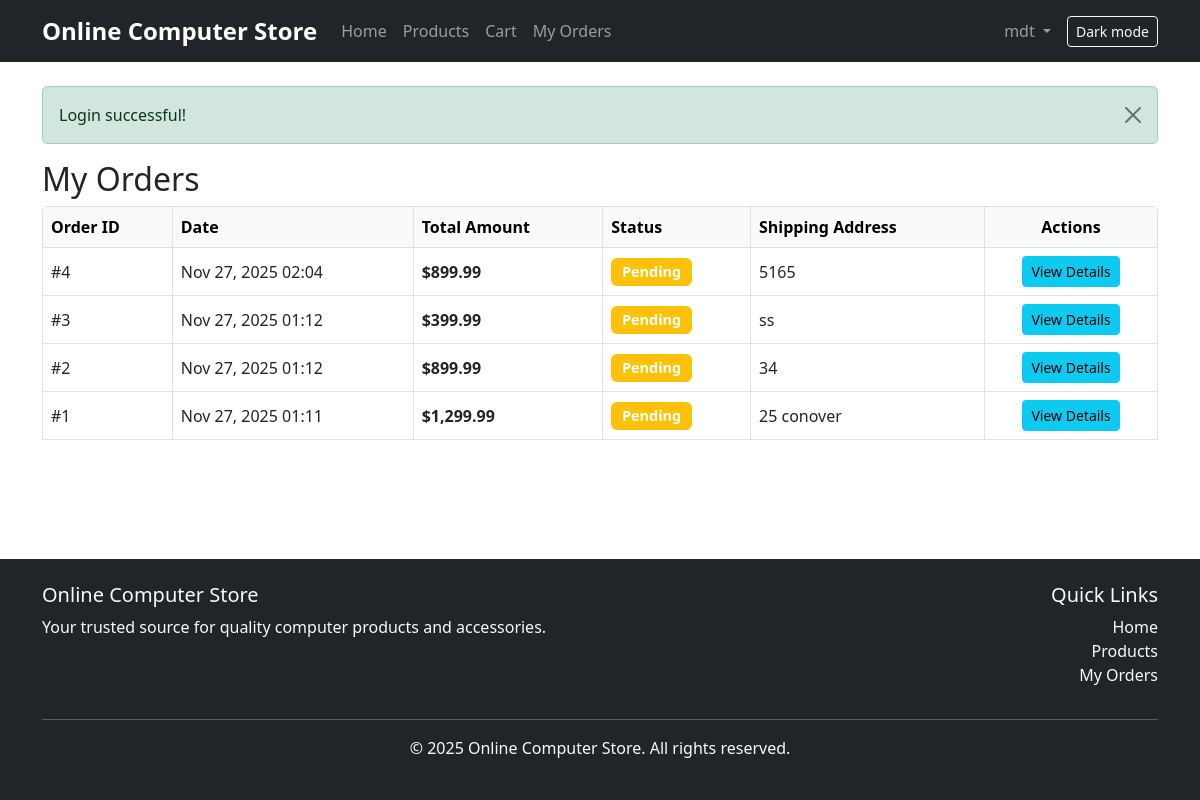
Page /order-history.php (signed in) on the committed database.
### tables this page shows
CREATE TABLE `orders` (
  `id` int(11) NOT NULL,
  `user_id` int(11) NOT NULL,
  `full_name` varchar(255) NOT NULL,
  `total_amount` decimal(10,2) NOT NULL,
  `status` enum('pending','processing','shipped','delivered','cancelled') DEFAULT 'pending',
  `shipping_address` text NOT NULL,
  `phone` varchar(20) DEFAULT NULL,
  `payment_method` varchar(50) NOT NULL DEFAULT 'card',
  `payment_status` varchar(50) NOT NULL DEFAULT 'paid',
  `card_last4` char(4) DEFAULT NULL,
  `created_at` timestamp NOT NULL DEFAULT current_timestamp()
);

### includes/config.php (called while the page is built, shortened)
<?php
function formatPrice($price) {
    return '$' . number_format($price, 2);
}
function h($string) {
    return htmlspecialchars($string, ENT_QUOTES, 'UTF-8');
}

### order-history.php (the view, shortened to what this page needs)
<?php
require_once 'includes/config.php';
$pdo = getDB();
$stmt = $pdo->prepare("
    SELECT *
    FROM orders
    WHERE user_id = ?
    ORDER BY created_at DESC
");
$stmt->execute([$_SESSION['user_id']]);
$orders = $stmt->fetchAll();
include 'includes/header.php';
?>
<h2>My Orders</h2>
<?php if (empty($orders)): ?>
    <div class="alert alert-info">
        <p>You have no orders yet.</p>
        <a href="products.php" class="btn btn-primary">Start Shopping</a>
    </div>
<?php else: ?>
    <div class="table-responsive mb-4">
        <table class="table table-bordered align-middle">
            <thead class="table-light">
                <tr>
                    <th>Order ID</th>
                    <th>Date</th>
                    <th>Total Amount</th>
                    <th>Status</th>
                    <th>Shipping Address</th>
                    <th class="text-center">Actions</th>
                </tr>
            </thead>
            <tbody>
                <?php
                foreach ($orders as $order):
                    $shortAddress = mb_strimwidth($order['shipping_address'], 0, 40, '...');
                ?>
                    <tr>
                        <td>#<?php echo $order['id']; ?></td>
                        <td><?php echo date('M d, Y H:i', strtotime($order['created_at'])); ?></td>
                        <td><strong><?php echo formatPrice($order['total_amount']); ?></strong></td>
                        <td>
                            <?php
                            $statusClass = match($order['status']) {
                                'pending'    => 'warning',
                                'processing' => 'info',
                                'shipped'    => 'primary',
                                'delivered'  => 'success',
                                'cancelled'  => 'danger',
                                default      => 'secondary'
                            };
                            ?>
                            <span class="badge bg-<?php echo $statusClass; ?>">
                                <?php echo ucfirst($order['status']); ?>
                            </span>
                        </td>
                        <td><?php echo h($shortAddress); ?></td>
                        <td class="text-center">
                            <button
                                type="button"
                                class="btn btn-sm btn-info"
                                data-bs-toggle="modal"
                                data-bs-target="#orderModal<?php echo $order['id']; ?>"
                            >
                                View Details
                            </button>
                        </td>
                    </tr>
                <?php
                endforeach;
                ?>
            </tbody>
        </table>
    </div>
<?php endif; ?>
<?php include 'includes/footer.php'; ?>

### assets/css/style.css (style rules this page uses)
body { min-height: 100vh; display: flex; flex-direction: column; background-color: var(--bs-body-bg); color: var(--bs-body-color); }
.table-responsive { border-radius: 5px; }
.badge { font-size: 0.9em; padding: 0.5em 0.75em; }
.btn { transition: all 0.2s; }

### rows in the picture
orders: id "4", created_at "Nov 27, 2025 02:04", total_amount "$899.99", status "Pending", shipping_address "5165"
orders: id "3", created_at "Nov 27, 2025 01:12", total_amount "$399.99", status "Pending", shipping_address "ss"
orders: id "2", created_at "Nov 27, 2025 01:12", total_amount "$899.99", status "Pending", shipping_address "34"
orders: id "1", created_at "Nov 27, 2025 01:11", total_amount "$1,299.99", status "Pending", shipping_address "25 conover"

### other values in the picture
SITE_NAME "Online Computer Store"
$_SESSION['username'] "mdt"
$_SESSION['success'] "Login successful!"
